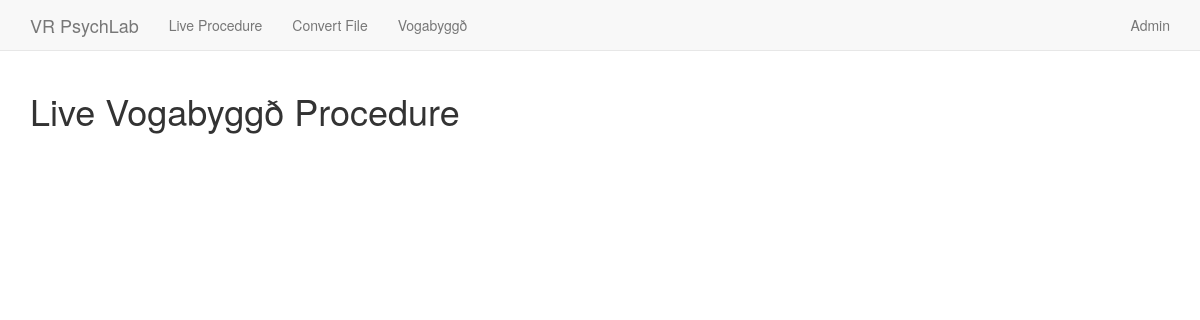
The page /postview/ on the database as committed earlier.
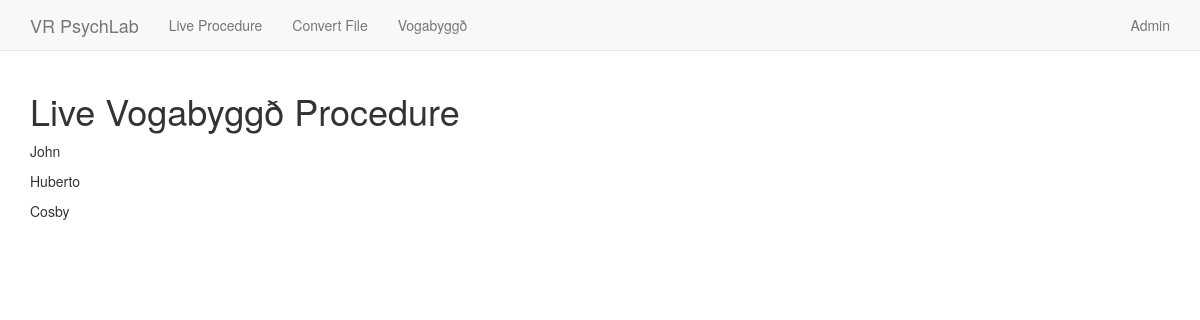
The same page on the database as committed later.
### main/models.py (models this page shows)
class NameModel(models.Model):
    name = models.CharField(max_length=100)
    def __str__(self):
        return self.name

### main/views.py (the view, shortened to what this page needs)
# urls.py: url(r'^postview/$', views.liveView, name='live_procedure'),
@csrf_exempt
def liveView(request):
    return render(request, 'main/postview.html', {'namelist': NameModel.objects.all()})

### templates/main/postview.html
{% extends "main/base.html" %}
{% block body_block %}
<h1>Live Vogabyggð Procedure</h1>
{% for x in namelist %}
<p>{{ x }}</p>
{% endfor %}
{% endblock %}

Rows that differ between the two databases and show on the page:
added NameModel: name "John"
added NameModel: name "Huberto"
added NameModel: name "Cosby"
